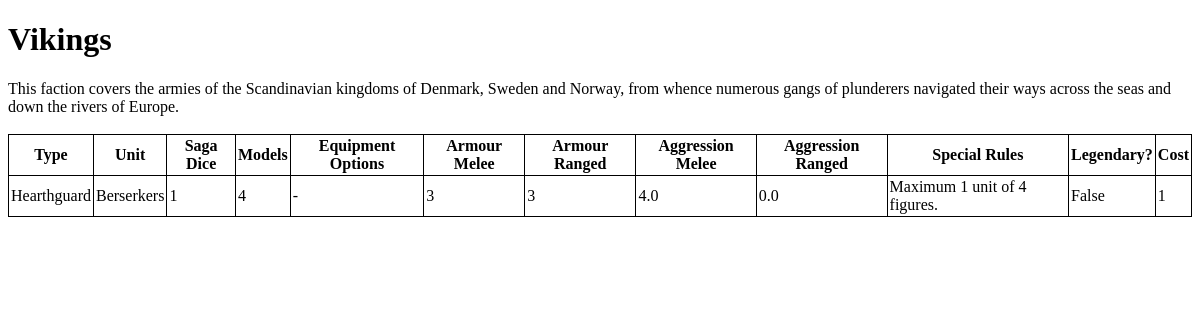
Before: /saga/results/4 with the older database file.
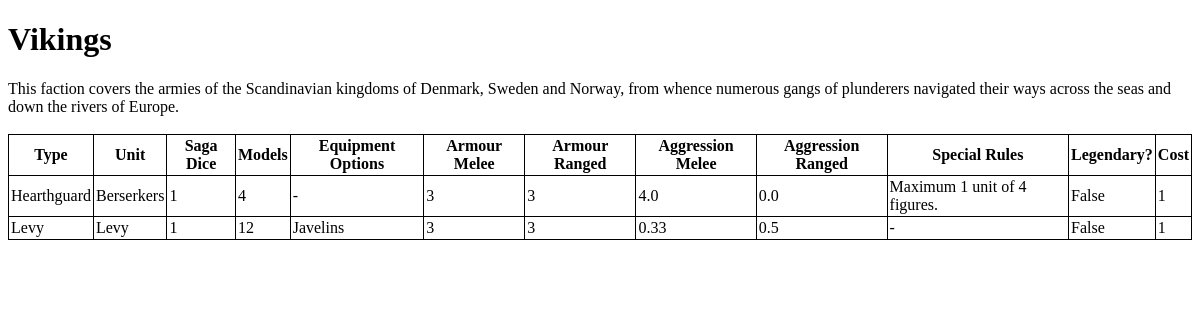
After: the same page with the newer database file.
### saga/models.py (models this page shows, shortened)
class Faction(models.Model):
    id = models.AutoField(primary_key=True)
    name = models.CharField(max_length = 30)
    description = models.TextField(default = "")
    specialRules = models.TextField(default = "-")

class Unit(models.Model):
    id = models.AutoField(primary_key=True)
    sagaDice = models.PositiveIntegerField(default = 1)
    cost = models.PositiveIntegerField(default = 1)
    unitType = models.CharField(max_length = 20, default = "Hearthguard", choices=So.unitOptions)
    unitName = models.CharField(max_length = 50, default = "Hearthguard")
    numModels = models.PositiveIntegerField(default = 4)
    equipment = models.CharField(max_length = 50, default = "-", choices=So.equipmentOptions)
    armourMelee = models.PositiveIntegerField(default = 5)
    armourRanged = models.PositiveIntegerField(default = 5)
    aggMelee = models.FloatField(default = 2)
    aggRanged = models.FloatField(default = 0)
    specialRules = models.TextField(default = "-")
    isLegendary = models.BooleanField(default = False)
    factionId = models.ForeignKey(Faction, on_delete = models.CASCADE)

### saga/views.py (the view)
# urls.py: path("results/<int:factionId>",views.results, name = 'results'),
def results(request,factionId):
    faction = Faction.objects.filter(id = factionId)
    if faction.count() > 0:
        unitList = Unit.objects.filter(factionId__id = factionId)
        if unitList.count() > 0:
            heroList = Unit.objects.filter(factionId__id = factionId, unitType = "Hero").order_by("unitName")
            hearthguardList = Unit.objects.filter(factionId__id = factionId, unitType = "Hearthguard").order_by("unitName")
            warriorList = Unit.objects.filter(factionId__id = factionId, unitType = "Warrior").order_by("unitName")
            levyList = Unit.objects.filter(factionId__id = factionId, unitType = "Levy").order_by("unitName")
            unitSet = [heroList,hearthguardList,warriorList,levyList]
            context = {
                "unitSet" : unitSet,
                "faction" : faction
                }
            return render(request, "saga/results.html", context)
        else:
            return render(request, "saga/results.html")
    else:
        return redirect(reverse('saga:index'))

### saga/templates/saga/results.html (shortened to what this page needs)
<!DOCTYPE html>
<html lang="en">
{% load static %}
<link rel="stylesheet" href = "{%static 'saga/style.css'%}">
<head>
</head>
<body>
    {% if faction %}
        <header>
            <h1>{{faction.first.name}}</h1>
        </header>
        <p1>
            {{faction.first.description}}
        </p1>
        <br><br>
        <main>
            <table>
                <tr>
                  <th>Type</th>
                  <th>Unit</th>
                  <th>Saga Dice</th>
                  <th>Models</th>
                  <th>Equipment Options</th>
                  <th>Armour Melee</th>
                  <th>Armour Ranged</th>
                  <th>Aggression Melee</th>
                  <th>Aggression Ranged</th>
                  <th>Special Rules</th>
                  <th>Legendary?</th>
                  <th>Cost</th>
                </tr>
                {% for collection in unitSet %}
                  {% for unit in collection %}
                    <tr>
                      <td>{{unit.unitType}}</td>
                      <td>{{unit.unitName}}</td>
                      <td>{{unit.sagaDice}}</td>
                      <td>{{unit.numModels}}</td>
                      <td>{{unit.equipment}}</td>
                      <td>{{unit.armourMelee}}</td>
                      <td>{{unit.armourRanged}}</td>
                      <td>{{unit.aggMelee}}</td>
                      <td>{{unit.aggRanged}}</td>
                      <td>{{unit.specialRules}}</td>
                      <td>{{unit.isLegendary}}</td>
                      <td>{{unit.cost}}</td>
                    </tr>
                  {% endfor %}
                {% endfor %}
              </table>
        </main>
    {% else %}
        Faction not found, change this to redirect
    {% endif %}
</body>
</html>

### saga/static/saga/style.css (style rules this page uses)
table { border-collapse: collapse; border: 1px solid black; table-layout: fixed; }
th,td { border: 1px solid black; padding: 2px; }

Changed rows visible on the page:
added Unit: unitType "Levy", unitName "Levy", sagaDice "1", numModels "12", equipment "Javelins", armourMelee "3", armourRanged "3", aggMelee "0.33", aggRanged "0.5", specialRules "-", isLegendary "False", cost "1"
